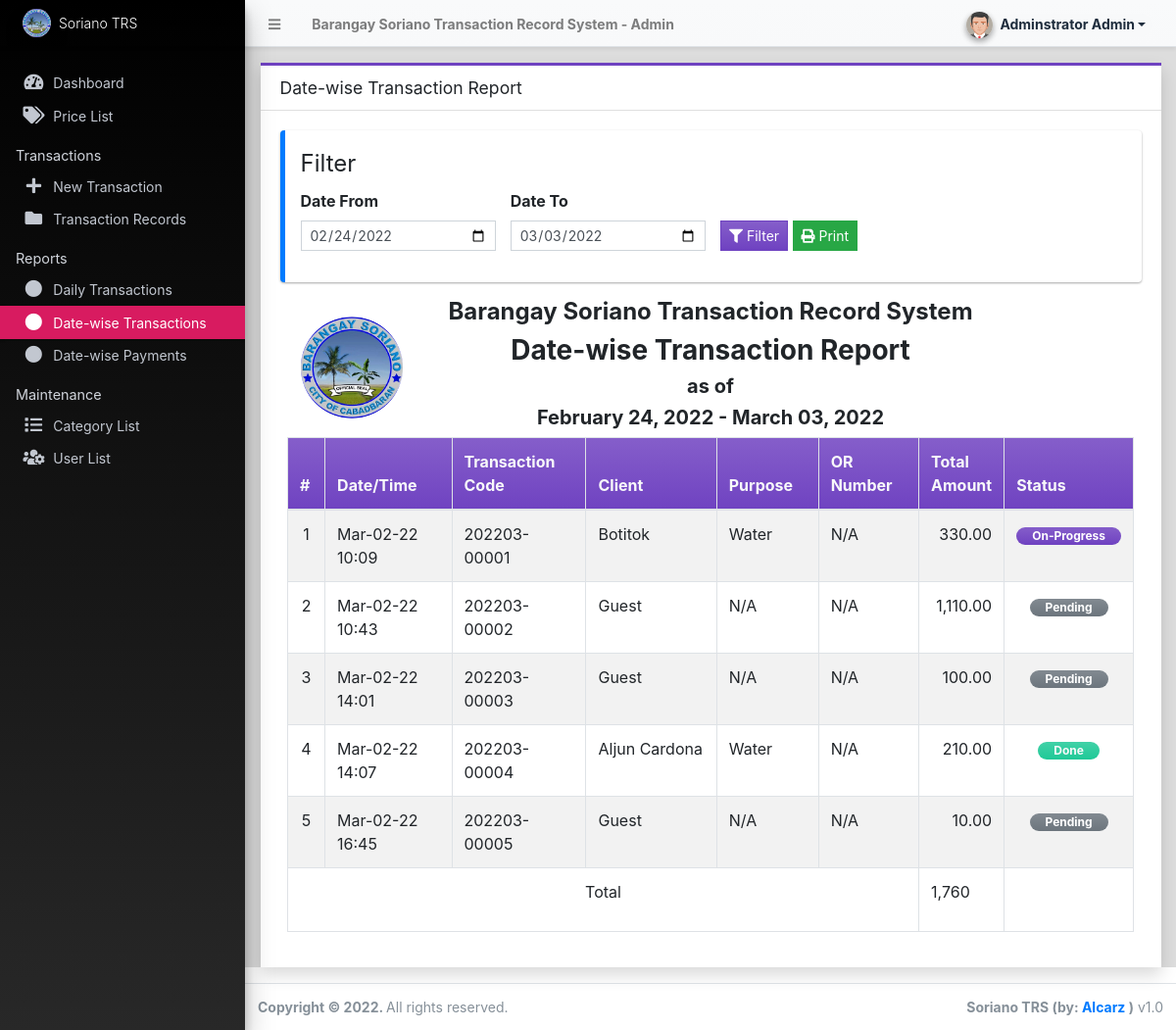
/admin/?page=reports/date_wise_transaction (signed in), run on the app's committed database.
### tables this page shows
CREATE TABLE `transaction_list` (
  `id` int(30) NOT NULL,
  `code` varchar(100) NOT NULL,
  `client_name` text NOT NULL,
  `client_contact` text NOT NULL,
  `client_purpose` varchar(255) NOT NULL,
  `client_or` varchar(255) NOT NULL,
  `client_station` varchar(255) NOT NULL,
  `client_meter` varchar(255) NOT NULL,
  `client_address` text NOT NULL,
  `total_amount` float NOT NULL DEFAULT 0,
  `paid_amount` float NOT NULL DEFAULT 0,
  `balance` float NOT NULL DEFAULT 0,
  `payment_status` tinyint(1) NOT NULL DEFAULT 0 COMMENT '0=Unpaid, 1=partially paid, 2= paid',
  `status` tinyint(1) NOT NULL DEFAULT 0 COMMENT '0=pending, 1= On-process, 2= done',
  `date_created` datetime NOT NULL DEFAULT current_timestamp(),
  `date_updated` datetime DEFAULT NULL ON UPDATE current_timestamp()
);

### config.php (called while the page is built, shortened)
<?php
require_once('classes/DBConnection.php');
require_once('classes/SystemSettings.php');
function validate_image($file){
	if(!empty($file)){
        $ex = explode('?',$file);
        $file = $ex[0];
        $param =  isset($ex[1]) ? '?'.$ex[1]  : '';
		if(is_file(base_app.$file)){
			return base_url.$file.$param;
		}else{
			return base_url.'dist/img/no-image-available.png';
		}
	}else{
		return base_url.'dist/img/no-image-available.png';
	}
}
function isMobileDevice(){
    $aMobileUA = array(
        '/iphone/i' => 'iPhone',
        '/ipod/i' => 'iPod',
        '/ipad/i' => 'iPad',
        '/android/i' => 'Android',
        '/blackberry/i' => 'BlackBerry',
        '/webos/i' => 'Mobile'
    );
    return false;
}
?>

### classes/DBConnection.php (called while the page is built, shortened)
<?php
class DBConnection{
    private $host = 'localhost';
    private $username = 'root';
    private $password = '';
    private $database = 'water_billing';
    public $conn;
    public function __construct(){
        if (!isset($this->conn)) {
            $this->conn = new mysqli($this->host, $this->username, $this->password, $this->database);
        }
    }
}
?>

### classes/SystemSettings.php (called while the page is built, shortened)
<?php
class SystemSettings extends DBConnection{
	function userdata($field = ''){
		if(!empty($field)){
			if(isset($_SESSION['userdata'][$field]))
				return $_SESSION['userdata'][$field];
			else
				return null;
		}else{
			return false;
		}
	}
	function info($field=''){
		if(!empty($field)){
			if(isset($_SESSION['system_info'][$field]))
				return $_SESSION['system_info'][$field];
			else
				return false;
		}else{
			return false;
		}
	}
}
$_settings = new SystemSettings();
?>

### admin/reports/date_wise_transaction.php (the view, shortened to what this page needs)
<?php
$from = isset($_GET['from']) ? $_GET['from'] : date("Y-m-d",strtotime(date("Y-m-d")." -1 week"));
$to = isset($_GET['to']) ? $_GET['to'] : date("Y-m-d",strtotime(date("Y-m-d")));
?>
<div class="card card-outline card-purple rounded-0 shadow">
	<div class="card-header">
		<h3 class="card-title">Date-wise Transaction Report</h3>
	</div>
	<div class="card-body">
		<div class="callout border-primary">
			<fieldset>
				<legend>Filter</legend>
					<form action="" id="filter">
						<div class="row align-items-end">
							<div class="form-group col-md-3">
								<label for="from" class="control-label">Date From</label>
                                <input type="date" name="from" id="from" value="<?= $from ?>" class="form-control form-control-sm rounded-0">
							</div>
							<div class="form-group col-md-3">
								<label for="to" class="control-label">Date To</label>
                                <input type="date" name="to" id="to" value="<?= $to ?>" class="form-control form-control-sm rounded-0">
							</div>
							<div class="form-group col-md-4">
                                <button class="btn btn-primary btn-flat btn-sm"><i class="fa fa-filter"></i> Filter</button>
			                    <button class="btn btn-sm btn-flat btn-success" type="button" id="print"><i class="fa fa-print"></i> Print</button>
							</div>
						</div>
					</form>
			</fieldset>
		</div>
		<div id="outprint">
        <div class="container-fluid">
			<div class="row">
				<div class="col-2 d-flex justify-content-center align-items-center">
					<img src="<?= validate_image($_settings->info('logo')) ?>" class="img-circle" id="sys_logo" alt="System Logo">
				</div>
				<div class="col-8">
					<h4 class="text-center"><b><?= $_settings->info('name') ?></b></h4>
					<h3 class="text-center"><b>Date-wise Transaction Report</b></h3>
					<h5 class="text-center"><b>as of</b></h5>
					<h5 class="text-center"><b><?= date("F d, Y", strtotime($from)). " - ".date("F d, Y", strtotime($to)) ?></b></h5>
				</div>
				<div class="col-2"></div>
			</div>
			<table class="table table-bordered table-hover table-striped">
				<colgroup>
					<col width="5%">
					<col width="20%">
					<col width="20%">
					<col width="25%">
					<col width="15%">
					<col width="15%">
				</colgroup>
				<thead>
					<tr class="bg-gradient-purple text-light">
						<th>#</th>
						<th>Date/Time</th>
						<th>Transaction Code</th>
						<th>Client</th>
						<th>Purpose</th>
						<th>OR Number</th>
						<th>Total Amount</th>
						<th>Status</th>
					</tr>
				</thead>
				<tbody>
					<?php
						$i = 1;
					    $total = 0;
						$qry = $conn->query("SELECT * from `transaction_list` where date(date_created) between '{$from}' and '{$to}' order by unix_timestamp(date_created) asc ");
						while($row = $qry->fetch_assoc()):
						$total +=$row['total_amount'];
					?>
						<tr>
							<td class="text-center"><?php echo $i++; ?></td>
							<td class=""><?php echo date("M-d-y H:i",strtotime($row['date_created'])) ?></td>
							<td class=""><p class="m-0"><?php echo $row['code'] ?></p></td>
							<td class=""><p class="m-0"><?php echo $row['client_name'] ?></p></td>
							<td class=""><p class="m-0"><?php echo $row['client_purpose'] ?></p></td>
							<td class=""><p class="m-0"><?php echo $row['client_or'] ?></p></td>
							<td class="text-right"><?= number_format($row['total_amount'],2) ?></td>
							<td class="text-center">
								<?php
									switch ($row['status']){
										case 0:
											echo '<span class="rounded-pill badge badge-secondary bg-gradient-secondary px-3">Pending</span>';
											break;
										case 1:
											echo '<span class="rounded-pill badge badge-primary bg-gradient-purple px-3">On-Progress</span>';
											break;
										case 2:
											echo '<span class="rounded-pill badge badge-teal bg-gradient-teal px-3 text-light">Done</span>';
											break;
									}
								?>
							</td>
						</tr>
					<?php endwhile; ?>
						<tr>
								<td colspan="6"><p style="text-align: center;">Total</p></td>
								<td><?= number_format($total) ?></td>
								<td></td>
							</tr>
				</tbody>
			</table>
		</div>
		</div>
	</div>
</div>

### admin/index.php (shortened to what this page needs)
<?php require_once('../config.php'); ?>
 <!DOCTYPE html>
<html lang="en" class="" style="height: auto;">
<?php require_once('inc/header.php') ?>
  <body class="layout-fixed control-sidebar-slide-open layout-navbar-fixed" data-new-gr-c-s-check-loaded="14.991.0" data-gr-ext-installed="" style="height: auto;">
    <div class="wrapper">
     <?php require_once('inc/topBarNav.php') ?>
     <?php require_once('inc/navigation.php') ?>
     <?php $page = isset($_GET['page']) ? $_GET['page'] : 'home';  ?>
      <div class="content-wrapper pt-3" style="min-height: 567.854px;">
        <section class="content ">
          <div class="container-fluid">
            <?php
              if(!file_exists($page.".php") && !is_dir($page)){
                  include '404.html';
              }else{
                if(is_dir($page))
                  include $page.'/index.php';
                else
                  include $page.'.php';
              }
            ?>
          </div>
        </section>
      </div>
      <?php require_once('inc/footer.php') ?>
  </body>
</html>

### admin/inc/header.php (shortened to what this page needs)
<head>
    <link rel="stylesheet" href="<?php echo base_url ?>plugins/fontawesome-free/css/all.min.css">
    <link rel="stylesheet" href="<?php echo base_url ?>plugins/tempusdominus-bootstrap-4/css/tempusdominus-bootstrap-4.min.css">
  <link rel="stylesheet" href="<?php echo base_url ?>plugins/datatables-bs4/css/dataTables.bootstrap4.min.css">
  <link rel="stylesheet" href="<?php echo base_url ?>plugins/datatables-responsive/css/responsive.bootstrap4.min.css">
  <link rel="stylesheet" href="<?php echo base_url ?>plugins/datatables-buttons/css/buttons.bootstrap4.min.css">
  <link rel="stylesheet" href="<?php echo base_url ?>plugins/select2/css/select2.min.css">
  <link rel="stylesheet" href="<?php echo base_url ?>plugins/select2-bootstrap4-theme/select2-bootstrap4.min.css">
    <link rel="stylesheet" href="<?php echo base_url ?>plugins/icheck-bootstrap/icheck-bootstrap.min.css">
    <link rel="stylesheet" href="<?php echo base_url ?>plugins/jqvmap/jqvmap.min.css">
    <link rel="stylesheet" href="<?php echo base_url ?>plugins/fullcalendar/main.css">
    <link rel="stylesheet" href="<?php echo base_url ?>dist/css/adminlte.css">
    <link rel="stylesheet" href="<?php echo base_url ?>dist/css/custom.css">
    <link rel="stylesheet" href="<?php echo base_url ?>plugins/overlayScrollbars/css/OverlayScrollbars.min.css">
    <link rel="stylesheet" href="<?php echo base_url ?>plugins/daterangepicker/daterangepicker.css">
    <link rel="stylesheet" href="<?php echo base_url ?>plugins/summernote/summernote-bs4.min.css">
  <link rel="stylesheet" href="<?php echo base_url ?>plugins/sweetalert2-theme-bootstrap-4/bootstrap-4.min.css">
  </head>

### admin/inc/topBarNav.php (shortened to what this page needs)
<nav class="main-header navbar navbar-expand navbar-light border-top-0  border-left-0 border-right-0 text-sm shadow-sm bg-gradient-light">
  <ul class="navbar-nav">
    <li class="nav-item">
    <a class="nav-link" data-widget="pushmenu" href="#" role="button"><i class="fas fa-bars"></i></a>
    </li>
    <li class="nav-item d-none d-sm-inline-block">
      <a href="<?php echo base_url ?>" class="nav-link"><b><?php echo (!isMobileDevice()) ? $_settings->info('name'):$_settings->info('short_name'); ?> - Admin</b></a>
    </li>
  </ul>
  <ul class="navbar-nav ml-auto">
    <li class="nav-item">
      <div class="btn-group nav-link">
            <button type="button" class="btn btn-rounded badge badge-light dropdown-toggle dropdown-icon" data-toggle="dropdown">
              <span><img src="<?php echo validate_image($_settings->userdata('avatar')) ?>" class="img-circle elevation-2 user-img" alt="User Image"></span>
              <span class="ml-3"><?php echo ucwords($_settings->userdata('firstname').' '.$_settings->userdata('lastname')) ?></span>
            </button>
        </div>
    </li>
  </ul>
</nav>

### admin/inc/navigation.php (shortened to what this page needs)
<aside class="main-sidebar sidebar-dark-maroon elevation-4 sidebar-no-expand bg-gradient-black">
  <a href="<?php echo base_url ?>admin" class="brand-link bg-transparent text-sm border-0 shadow-sm">
  <img src="<?php echo validate_image($_settings->info('logo'))?>" alt="Store Logo" class="brand-image img-circle elevation-3 bg-black" style="width: 1.8rem;height: 1.8rem;max-height: unset;object-fit:scale-down;object-position:center center">
  <span class="brand-text font-weight-light"><?php echo $_settings->info('short_name') ?></span>
  </a>
  <div class="sidebar os-host os-theme-light os-host-overflow os-host-overflow-y os-host-resize-disabled os-host-transition os-host-scrollbar-horizontal-hidden">
    <div class="os-content-glue" style="margin: 0px -8px; width: 249px; height: 646px;"></div>
    <div class="os-padding">
      <div class="os-viewport os-viewport-native-scrollbars-invisible" style="overflow-y: scroll;">
        <div class="os-content" style="padding: 0px 8px; height: 100%; width: 100%;">
          <nav class="mt-4">
             <ul class="nav nav-pills nav-sidebar flex-column text-sm nav-compact nav-flat nav-child-indent nav-collapse-hide-child" data-widget="treeview" role="menu" data-accordion="false">
              <li class="nav-item dropdown">
                <a href="./" class="nav-link nav-home">
                  <i class="nav-icon fas fa-tachometer-alt"></i>
                  <p>
                    Dashboard
                  </p>
                </a>
              </li>
              <li class="nav-item">
                <a href="<?php echo base_url ?>admin/?page=prices" class="nav-link nav-prices">
                  <i class="nav-icon fas fa-tags"></i>
                  <p>
                    Price List
                  </p>
                </a>
              </li>
              <li class="nav-header">Transactions</li>
              <li class="nav-item dropdown">
                <a href="<?php echo base_url ?>admin/?page=transactions/manage_transaction" class="nav-link nav-transactions_manage_transaction">
                  <i class="nav-icon fas fa-plus"></i>
                  <p>
                    New Transaction
                  </p>
                </a>
              </li>
              <li class="nav-item">
                <a href="<?php echo base_url ?>admin/?page=transactions" class="nav-link nav-transactions">
                  <i class="nav-icon fas fa-folder"></i>
                  <p>
                    Transaction Records
                  </p>
                </a>
              </li>
              <li class="nav-header">Reports</li>
                <li class="nav-item dropdown">
                  <a href="<?php echo base_url ?>admin/?page=reports/daily_transaction" class="nav-link nav-reports_daily_transaction">
                    <i class="nav-icon fas fa-circle"></i>
                    <p>
                      Daily Transactions
                    </p>
                  </a>
                </li>
                <li class="nav-item dropdown">
                  <a href="<?php echo base_url ?>admin/?page=reports/date_wise_transaction" class="nav-link nav-reports_date_wise_transaction">
                    <i class="nav-icon fas fa-circle"></i>
                    <p>
                      Date-wise Transactions
                    </p>
                  </a>
                </li>
                <li class="nav-item dropdown">
                  <a href="<?php echo base_url ?>admin/?page=reports/date_wise_payment" class="nav-link nav-reports_date_wise_payment">
                    <i class="nav-icon fas fa-circle"></i>
                    <p>
                      Date-wise Payments
                    </p>
                  </a>
                </li>
              <li class="nav-header">Maintenance</li>
              <li class="nav-item dropdown">
                <a href="<?php echo base_url ?>admin/?page=categories" class="nav-link nav-categories">
                  <i class="nav-icon fas fa-list"></i>
                  <p>
                   Category List
                  </p>
                </a>
              </li>
              <?php if($_settings->userdata('type') == 1): ?>
              <li class="nav-item dropdown">
                <a href="<?php echo base_url ?>admin/?page=user/list" class="nav-link nav-user_list">
                  <i class="nav-icon fas fa-users-cog"></i>
                  <p>
                    User List
                  </p>
                </a>
              </li>
              <?php endif; ?>
            </ul>
          </nav>
        </div>
      </div>
    </div>
  </div>
</aside>

### admin/inc/footer.php (shortened to what this page needs)
<footer class="main-footer text-sm">
        <strong>Copyright © <?php echo date('Y') ?>.
        </strong>
        All rights reserved.
        <div class="float-right d-none d-sm-inline-block">
          <b><?php echo $_settings->info('short_name') ?> (by: <a href="cardona.aljun.csucc@gmail.com" target="blank">Alcarz</a> )</b> v1.0
        </div>
      </footer>
    </div>

### admin/inc/topBarNav.php (style rules this page uses)
.user-img { position: absolute; height: 27px; width: 27px; object-fit: cover; left: -7%; top: -12%; }
.btn-rounded { border-radius: 50px; }

### admin/reports/date_wise_transaction.php (style rules this page uses)
#sys_logo { object-fit:cover; object-position:center center; width: 6.5em; height: 6.5em; }

### data on the page
transaction_list: date_created "Mar-02-22 10:09", code "202203-00001", client_name "Botitok", client_purpose "Water", client_or "N/A", total_amount "330.00", status "On-Progress"
transaction_list: date_created "Mar-02-22 10:43", code "202203-00002", client_name "Guest", client_purpose "N/A", client_or "N/A", total_amount "1,110.00", status "Pending"
transaction_list: date_created "Mar-02-22 14:01", code "202203-00003", client_name "Guest", client_purpose "N/A", client_or "N/A", total_amount "100.00", status "Pending"
transaction_list: date_created "Mar-02-22 14:07", code "202203-00004", client_name "Aljun Cardona", client_purpose "Water", client_or "N/A", total_amount "210.00", status "Done"
transaction_list: date_created "Mar-02-22 16:45", code "202203-00005", client_name "Guest", client_purpose "N/A", client_or "N/A", total_amount "10.00", status "Pending"

### other printed values
$_settings->info('name') "Barangay Soriano Transaction Record System"
$_settings->userdata('firstname').' '.$_settings->userdata('lastname') "Adminstrator Admin"
$_settings->info('short_name') "Soriano TRS"
date("F d, Y", strtotime($from)) "February 24, 2022"
date("F d, Y", strtotime($to)) "March 03, 2022"
$total "1,760"
